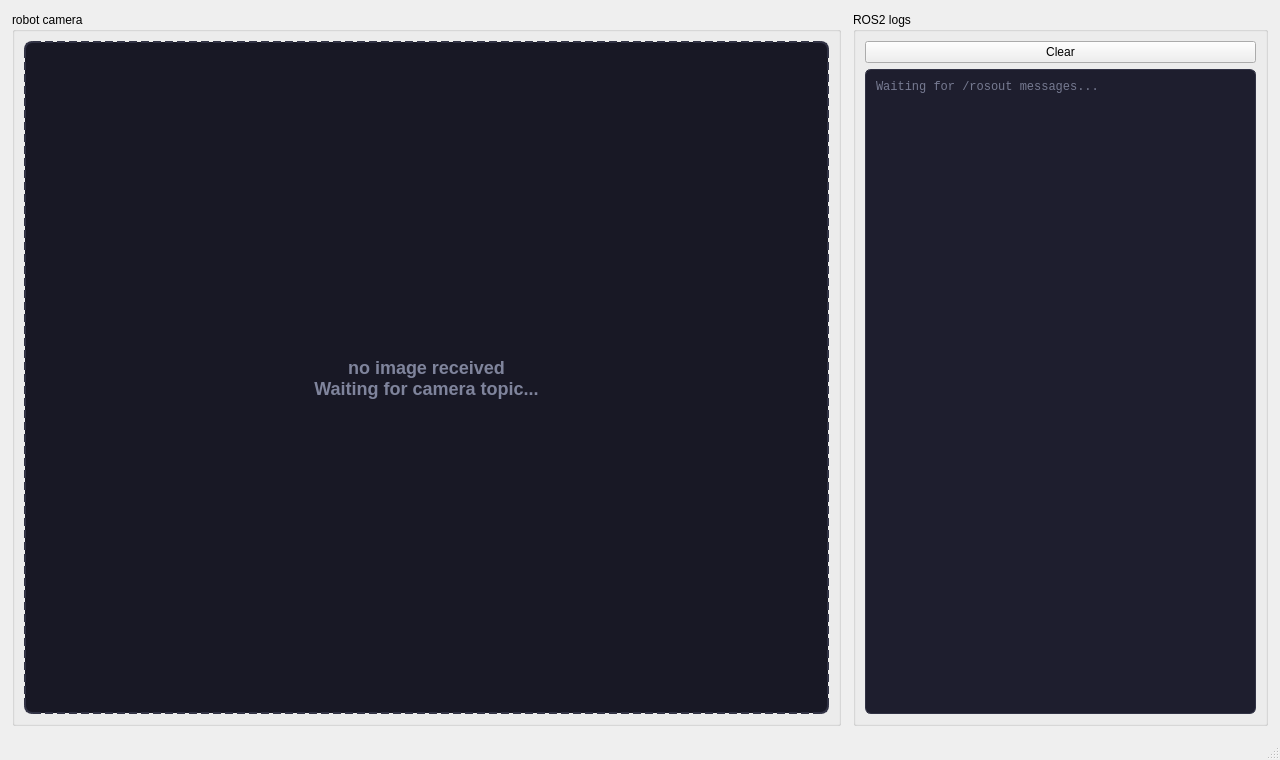
<?xml version="1.0" encoding="UTF-8"?>
<ui version="4.0">
 <class>MainWindow</class>
 <widget class="QMainWindow" name="MainWindow">
  <property name="geometry">
   <rect>
    <x>0</x>
    <y>0</y>
    <width>1280</width>
    <height>760</height>
   </rect>
  </property>
  <property name="windowTitle">
   <string>ROS2 robot monitor</string>
  </property>
  <widget class="QWidget" name="centralwidget">
   <layout class="QHBoxLayout" name="mainHorizontalLayout" stretch="2,1">
    <property name="spacing">
     <number>12</number>
    </property>
    <property name="leftMargin">
     <number>12</number>
    </property>
    <property name="topMargin">
     <number>12</number>
    </property>
    <property name="rightMargin">
     <number>12</number>
    </property>
    <property name="bottomMargin">
     <number>12</number>
    </property>
    <item>
     <widget class="QGroupBox" name="cameraGroupBox">
      <property name="title">
       <string>robot camera</string>
      </property>
      <layout class="QVBoxLayout" name="cameraLayout">
       <item>
        <widget class="QLabel" name="cameraLabel">
         <property name="sizePolicy">
          <sizepolicy hsizetype="Expanding" vsizetype="Expanding">
           <horstretch>0</horstretch>
           <verstretch>0</verstretch>
          </sizepolicy>
         </property>
         <property name="minimumSize">
          <size>
           <width>640</width>
           <height>480</height>
          </size>
         </property>
         <property name="styleSheet">
          <string notr="true">QLabel {
    background-color: #181825;
    color: #7f849c;
    border: 2px dashed #313244;
    border-radius: 8px;
    font-size: 18px;
    font-weight: bold;
}</string>
         </property>
         <property name="text">
          <string>no image received
Waiting for camera topic...</string>
         </property>
         <property name="alignment">
          <set>Qt::AlignmentFlag::AlignCenter</set>
         </property>
        </widget>
       </item>
      </layout>
     </widget>
    </item>
    <item>
     <widget class="QGroupBox" name="logGroupBox">
      <property name="minimumSize">
       <size>
        <width>380</width>
        <height>0</height>
       </size>
      </property>
      <property name="title">
       <string>ROS2 logs</string>
      </property>
      <layout class="QVBoxLayout" name="logSidebarLayout">
       <item>
        <layout class="QHBoxLayout" name="logControlsLayout">
         <item>
          <widget class="QPushButton" name="clearLogsButton">
           <property name="text">
            <string>Clear</string>
           </property>
          </widget>
         </item>
        </layout>
       </item>
       <item>
        <widget class="QPlainTextEdit" name="logPlainTextEdit">
         <property name="styleSheet">
          <string notr="true">QPlainTextEdit {
    background-color: #1e1e2e;
    color: #cdd6f4;
    font-family: monospace;
    font-size: 12px;
    border: 1px solid #313244;
    border-radius: 6px;
    padding: 6px;
}</string>
         </property>
         <property name="readOnly">
          <bool>true</bool>
         </property>
         <property name="maximumBlockCount">
          <number>2000</number>
         </property>
         <property name="placeholderText">
          <string>Waiting for /rosout messages...</string>
         </property>
        </widget>
       </item>
      </layout>
     </widget>
    </item>
   </layout>
  </widget>
  <widget class="QStatusBar" name="statusbar"/>
 </widget>
 <resources/>
 <connections>
  <connection>
   <sender>clearLogsButton</sender>
   <signal>clicked()</signal>
   <receiver>logPlainTextEdit</receiver>
   <slot>clear()</slot>
   <hints>
    <hint type="sourcelabel">
     <x>1200</x>
     <y>60</y>
    </hint>
    <hint type="destinationlabel">
     <x>1050</x>
     <y>300</y>
    </hint>
   </hints>
  </connection>
 </connections>
</ui>
